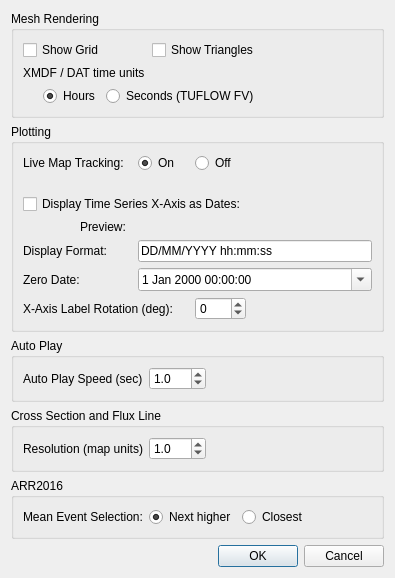
<?xml version="1.0" encoding="UTF-8"?>
<ui version="4.0">
 <class>TuViewOptions</class>
 <widget class="QDialog" name="TuViewOptions">
  <property name="geometry">
   <rect>
    <x>0</x>
    <y>0</y>
    <width>363</width>
    <height>515</height>
   </rect>
  </property>
  <property name="windowTitle">
   <string>Settings</string>
  </property>
  <layout class="QVBoxLayout" name="verticalLayout">
   <item>
    <widget class="QGroupBox" name="groupBox_5">
     <property name="title">
      <string>Mesh Rendering</string>
     </property>
     <layout class="QGridLayout" name="gridLayout">
      <item row="0" column="3">
       <spacer name="horizontalSpacer_4">
        <property name="orientation">
         <enum>Qt::Horizontal</enum>
        </property>
        <property name="sizeHint" stdset="0">
         <size>
          <width>40</width>
          <height>20</height>
         </size>
        </property>
       </spacer>
      </item>
      <item row="0" column="2">
       <widget class="QCheckBox" name="cbShowTriangles">
        <property name="text">
         <string>Show Triangles</string>
        </property>
       </widget>
      </item>
      <item row="0" column="0" colspan="2">
       <widget class="QCheckBox" name="cbShowGrid">
        <property name="text">
         <string>Show Grid</string>
        </property>
       </widget>
      </item>
      <item row="1" column="0" colspan="3">
       <widget class="QLabel" name="label_9">
        <property name="text">
         <string>XMDF / DAT time units</string>
        </property>
       </widget>
      </item>
      <item row="2" column="0" colspan="3">
       <layout class="QHBoxLayout" name="horizontalLayout">
        <item>
         <spacer name="horizontalSpacer_7">
          <property name="orientation">
           <enum>Qt::Horizontal</enum>
          </property>
          <property name="sizeHint" stdset="0">
           <size>
            <width>20</width>
            <height>20</height>
           </size>
          </property>
         </spacer>
        </item>
        <item>
         <widget class="QRadioButton" name="rbTimeUnitsHours">
          <property name="text">
           <string>Hours</string>
          </property>
          <property name="checked">
           <bool>true</bool>
          </property>
          <attribute name="buttonGroup">
           <string notr="true">buttonGroup</string>
          </attribute>
         </widget>
        </item>
        <item>
         <widget class="QRadioButton" name="rbTimeUnitsSeconds">
          <property name="text">
           <string>Seconds (TUFLOW FV)</string>
          </property>
          <attribute name="buttonGroup">
           <string notr="true">buttonGroup</string>
          </attribute>
         </widget>
        </item>
       </layout>
      </item>
     </layout>
    </widget>
   </item>
   <item>
    <widget class="QGroupBox" name="groupBox">
     <property name="title">
      <string>Plotting</string>
     </property>
     <layout class="QGridLayout" name="gridLayout_2">
      <item row="0" column="0" colspan="2">
       <widget class="QLabel" name="label">
        <property name="text">
         <string>Live Map Tracking:</string>
        </property>
        <property name="alignment">
         <set>Qt::AlignLeading|Qt::AlignLeft|Qt::AlignVCenter</set>
        </property>
       </widget>
      </item>
      <item row="0" column="3">
       <widget class="QRadioButton" name="rbLiveCursorTrackingOff">
        <property name="text">
         <string>Off</string>
        </property>
        <attribute name="buttonGroup">
         <string notr="true">LiveCursorTracking</string>
        </attribute>
       </widget>
      </item>
      <item row="1" column="0">
       <spacer name="verticalSpacer">
        <property name="orientation">
         <enum>Qt::Vertical</enum>
        </property>
        <property name="sizeType">
         <enum>QSizePolicy::Fixed</enum>
        </property>
        <property name="sizeHint" stdset="0">
         <size>
          <width>20</width>
          <height>15</height>
         </size>
        </property>
       </spacer>
      </item>
      <item row="0" column="2">
       <widget class="QRadioButton" name="rbLiveCursorTrackingOn">
        <property name="text">
         <string>On</string>
        </property>
        <property name="checked">
         <bool>true</bool>
        </property>
        <attribute name="buttonGroup">
         <string notr="true">LiveCursorTracking</string>
        </attribute>
       </widget>
      </item>
      <item row="0" column="4">
       <spacer name="horizontalSpacer_3">
        <property name="orientation">
         <enum>Qt::Horizontal</enum>
        </property>
        <property name="sizeHint" stdset="0">
         <size>
          <width>40</width>
          <height>20</height>
         </size>
        </property>
       </spacer>
      </item>
      <item row="2" column="0" colspan="4">
       <widget class="QCheckBox" name="cbDates">
        <property name="text">
         <string>Display Time Series X-Axis as Dates:</string>
        </property>
       </widget>
      </item>
      <item row="4" column="0" colspan="2">
       <widget class="QLabel" name="label_6">
        <property name="text">
         <string>Display Format: </string>
        </property>
       </widget>
      </item>
      <item row="5" column="0" colspan="2">
       <widget class="QLabel" name="label_5">
        <property name="text">
         <string>Zero Date:</string>
        </property>
       </widget>
      </item>
      <item row="3" column="2">
       <widget class="QLabel" name="datePreview">
        <property name="text">
         <string/>
        </property>
       </widget>
      </item>
      <item row="3" column="1">
       <widget class="QLabel" name="label_7">
        <property name="text">
         <string>Preview: </string>
        </property>
       </widget>
      </item>
      <item row="6" column="0" colspan="3">
       <widget class="QLabel" name="label_8">
        <property name="text">
         <string>X-Axis Label Rotation (deg):</string>
        </property>
       </widget>
      </item>
      <item row="5" column="2" colspan="4">
       <widget class="QDateTimeEdit" name="dteZeroDate">
        <property name="currentSection">
         <enum>QDateTimeEdit::DaySection</enum>
        </property>
        <property name="calendarPopup">
         <bool>true</bool>
        </property>
       </widget>
      </item>
      <item row="6" column="4" colspan="2">
       <spacer name="horizontalSpacer_6">
        <property name="orientation">
         <enum>Qt::Horizontal</enum>
        </property>
        <property name="sizeType">
         <enum>QSizePolicy::Minimum</enum>
        </property>
        <property name="sizeHint" stdset="0">
         <size>
          <width>120</width>
          <height>20</height>
         </size>
        </property>
       </spacer>
      </item>
      <item row="4" column="2" colspan="4">
       <widget class="QLineEdit" name="leDateFormat">
        <property name="text">
         <string>DD/MM/YYYY hh:mm:ss</string>
        </property>
       </widget>
      </item>
      <item row="6" column="3">
       <widget class="QSpinBox" name="sbXAxisLabelRotation">
        <property name="minimum">
         <number>-359</number>
        </property>
        <property name="maximum">
         <number>359</number>
        </property>
       </widget>
      </item>
     </layout>
    </widget>
   </item>
   <item>
    <widget class="QGroupBox" name="groupBox_3">
     <property name="title">
      <string>Auto Play</string>
     </property>
     <layout class="QGridLayout" name="gridLayout_3">
      <item row="0" column="1">
       <widget class="QDoubleSpinBox" name="sbPlaySpeed">
        <property name="decimals">
         <number>1</number>
        </property>
        <property name="minimum">
         <double>0.100000000000000</double>
        </property>
        <property name="value">
         <double>1.000000000000000</double>
        </property>
       </widget>
      </item>
      <item row="0" column="0">
       <widget class="QLabel" name="label_3">
        <property name="text">
         <string>Auto Play Speed (sec)</string>
        </property>
        <property name="alignment">
         <set>Qt::AlignLeading|Qt::AlignLeft|Qt::AlignVCenter</set>
        </property>
       </widget>
      </item>
      <item row="0" column="2">
       <spacer name="horizontalSpacer">
        <property name="orientation">
         <enum>Qt::Horizontal</enum>
        </property>
        <property name="sizeHint" stdset="0">
         <size>
          <width>40</width>
          <height>20</height>
         </size>
        </property>
       </spacer>
      </item>
     </layout>
    </widget>
   </item>
   <item>
    <widget class="QGroupBox" name="groupBox_4">
     <property name="title">
      <string>Cross Section and Flux Line</string>
     </property>
     <layout class="QGridLayout" name="gridLayout_4">
      <item row="0" column="1">
       <widget class="QDoubleSpinBox" name="sbResolution">
        <property name="decimals">
         <number>1</number>
        </property>
        <property name="minimum">
         <double>0.100000000000000</double>
        </property>
        <property name="value">
         <double>1.000000000000000</double>
        </property>
       </widget>
      </item>
      <item row="0" column="0">
       <widget class="QLabel" name="label_4">
        <property name="text">
         <string>Resolution (map units)</string>
        </property>
        <property name="alignment">
         <set>Qt::AlignRight|Qt::AlignTrailing|Qt::AlignVCenter</set>
        </property>
       </widget>
      </item>
      <item row="0" column="2">
       <spacer name="horizontalSpacer_2">
        <property name="orientation">
         <enum>Qt::Horizontal</enum>
        </property>
        <property name="sizeHint" stdset="0">
         <size>
          <width>40</width>
          <height>20</height>
         </size>
        </property>
       </spacer>
      </item>
     </layout>
    </widget>
   </item>
   <item>
    <widget class="QGroupBox" name="groupBox_2">
     <property name="title">
      <string>ARR2016</string>
     </property>
     <layout class="QGridLayout" name="gridLayout_5">
      <item row="0" column="0">
       <widget class="QLabel" name="label_2">
        <property name="text">
         <string>Mean Event Selection:</string>
        </property>
       </widget>
      </item>
      <item row="0" column="1">
       <widget class="QRadioButton" name="rbARRNextHigher">
        <property name="text">
         <string>Next higher</string>
        </property>
        <property name="checked">
         <bool>true</bool>
        </property>
        <attribute name="buttonGroup">
         <string notr="true">MeanSelection</string>
        </attribute>
       </widget>
      </item>
      <item row="0" column="2">
       <widget class="QRadioButton" name="rbARRClosest">
        <property name="text">
         <string>Closest</string>
        </property>
        <attribute name="buttonGroup">
         <string notr="true">MeanSelection</string>
        </attribute>
       </widget>
      </item>
      <item row="0" column="3">
       <spacer name="horizontalSpacer_5">
        <property name="orientation">
         <enum>Qt::Horizontal</enum>
        </property>
        <property name="sizeHint" stdset="0">
         <size>
          <width>40</width>
          <height>20</height>
         </size>
        </property>
       </spacer>
      </item>
     </layout>
    </widget>
   </item>
   <item>
    <widget class="QDialogButtonBox" name="buttonBox">
     <property name="orientation">
      <enum>Qt::Horizontal</enum>
     </property>
     <property name="standardButtons">
      <set>QDialogButtonBox::Cancel|QDialogButtonBox::Ok</set>
     </property>
    </widget>
   </item>
  </layout>
 </widget>
 <resources/>
 <connections>
  <connection>
   <sender>buttonBox</sender>
   <signal>accepted()</signal>
   <receiver>TuViewOptions</receiver>
   <slot>accept()</slot>
   <hints>
    <hint type="sourcelabel">
     <x>248</x>
     <y>254</y>
    </hint>
    <hint type="destinationlabel">
     <x>157</x>
     <y>274</y>
    </hint>
   </hints>
  </connection>
  <connection>
   <sender>buttonBox</sender>
   <signal>rejected()</signal>
   <receiver>TuViewOptions</receiver>
   <slot>reject()</slot>
   <hints>
    <hint type="sourcelabel">
     <x>316</x>
     <y>260</y>
    </hint>
    <hint type="destinationlabel">
     <x>286</x>
     <y>274</y>
    </hint>
   </hints>
  </connection>
 </connections>
 <buttongroups>
  <buttongroup name="LiveCursorTracking"/>
  <buttongroup name="MeanSelection"/>
  <buttongroup name="buttonGroup"/>
 </buttongroups>
</ui>
